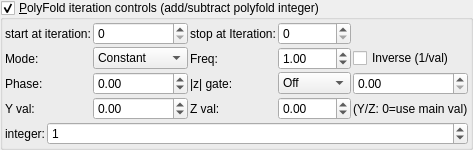
    <widget class="MyGroupBox" name="groupCheck_transf_function_enabledB_false">
     <property name="title">
      <string>&amp;PolyFold iteration controls (add/subtract polyfold integer)</string>
     </property>
     <property name="checkable">
      <bool>true</bool>
     </property>
     <layout class="QVBoxLayout" name="verticalLayout_11" stretch="0,0">
      <property name="spacing">
       <number>2</number>
      </property>
      <property name="leftMargin">
       <number>2</number>
      </property>
      <property name="topMargin">
       <number>2</number>
      </property>
      <property name="rightMargin">
       <number>2</number>
      </property>
      <property name="bottomMargin">
       <number>2</number>
      </property>
      <item>
       <layout class="QGridLayout" name="gridLayout_4">
        <property name="spacing">
         <number>2</number>
        </property>
        <item row="0" column="1">
         <widget class="MySpinBox" name="spinboxInt_transf_multiplier_start_iter_1">
          <property name="sizePolicy">
           <sizepolicy hsizetype="Minimum" vsizetype="Maximum">
            <horstretch>0</horstretch>
            <verstretch>0</verstretch>
           </sizepolicy>
          </property>
          <property name="minimum">
           <number>0</number>
          </property>
          <property name="maximum">
           <number>999</number>
          </property>
          <property name="value">
           <number>0</number>
          </property>
         </widget>
        </item>
        <item row="0" column="0">
         <widget class="QLabel" name="label_54">
          <property name="text">
           <string>start at iteration:</string>
          </property>
         </widget>
        </item>
        <item row="0" column="2">
         <widget class="QLabel" name="label_55">
          <property name="text">
           <string>stop at Iteration:</string>
          </property>
         </widget>
        </item>
        <item row="0" column="3">
         <widget class="MySpinBox" name="spinboxInt_transf_multiplier_stop_iter_1">
          <property name="sizePolicy">
           <sizepolicy hsizetype="Minimum" vsizetype="Maximum">
            <horstretch>0</horstretch>
            <verstretch>0</verstretch>
           </sizepolicy>
          </property>
          <property name="maximum">
           <number>999</number>
          </property>
         </widget>
        </item>
      <item row="1" column="0">
       <widget class="QLabel"><property name="text"><string>Mode:</string></property></widget>
      </item>
      <item row="1" column="1">
       <widget class="MyComboBox" name="comboBox_transf_multiplier_value_mode_1">
        <item><property name="text"><string notr="true">Constant</string></property></item>
        <item><property name="text"><string notr="true">Sine</string></property></item>
        <item><property name="text"><string notr="true">Ramp</string></property></item>
        <item><property name="text"><string notr="true">Exponential</string></property></item>
        <item><property name="text"><string notr="true">Triangle</string></property></item>
        <item><property name="text"><string notr="true">Square</string></property></item>
        <item><property name="text"><string notr="true">Smoothstep</string></property></item>
        <item><property name="text"><string notr="true">Noise</string></property></item>
        <item><property name="text"><string notr="true">Ping-pong</string></property></item>
        <item><property name="text"><string notr="true">Stepped</string></property></item>
       </widget>
      </item>
      <item row="1" column="2">
       <widget class="QLabel"><property name="text"><string>Freq:</string></property></widget>
      </item>
      <item row="1" column="3">
       <widget class="MyDoubleSpinBox" name="spinbox_transf_multiplier_frequency_1">
        <property name="minimum"><double>0.01</double></property><property name="maximum"><double>100.0</double></property>
        <property name="singleStep"><double>0.1</double></property><property name="value"><double>1.0</double></property>
       </widget>
      </item>
      <item row="1" column="4" colspan="2">
       <widget class="MyCheckBox" name="checkBox_transf_multiplier_inverse_1">
        <property name="text"><string>Inverse (1/val)</string></property>
       </widget>
      </item>
      <item row="2" column="0">
       <widget class="QLabel"><property name="text"><string>Phase:</string></property></widget>
      </item>
      <item row="2" column="1">
       <widget class="MyDoubleSpinBox" name="spinbox_transf_multiplier_phase_1">
        <property name="minimum"><double>-10.0</double></property><property name="maximum"><double>10.0</double></property>
        <property name="singleStep"><double>0.1</double></property><property name="value"><double>0.0</double></property>
       </widget>
      </item>
      <item row="2" column="2">
       <widget class="QLabel"><property name="text"><string>|z| gate:</string></property></widget>
      </item>
      <item row="2" column="3">
       <widget class="MyComboBox" name="comboBox_transf_multiplier_threshold_mode_1">
        <item><property name="text"><string notr="true">Off</string></property></item>
        <item><property name="text"><string notr="true">&gt; thresh</string></property></item>
        <item><property name="text"><string notr="true">&lt; thresh</string></property></item>
       </widget>
      </item>
      <item row="2" column="4" colspan="2">
       <widget class="MyDoubleSpinBox" name="spinbox_transf_multiplier_threshold_1">
        <property name="minimum"><double>0.0</double></property><property name="maximum"><double>1000.0</double></property>
        <property name="singleStep"><double>0.1</double></property><property name="value"><double>0.0</double></property>
       </widget>
      </item>
      <item row="3" column="0">
       <widget class="QLabel"><property name="text"><string>Y val:</string></property></widget>
      </item>
      <item row="3" column="1">
       <widget class="MyDoubleSpinBox" name="spinbox_transf_multiplier_scale_y_1">
        <property name="minimum"><double>-100.0</double></property><property name="maximum"><double>100.0</double></property>
        <property name="singleStep"><double>0.01</double></property><property name="value"><double>0.0</double></property>
       </widget>
      </item>
      <item row="3" column="2">
       <widget class="QLabel"><property name="text"><string>Z val:</string></property></widget>
      </item>
      <item row="3" column="3">
       <widget class="MyDoubleSpinBox" name="spinbox_transf_multiplier_scale_z_1">
        <property name="minimum"><double>-100.0</double></property><property name="maximum"><double>100.0</double></property>
        <property name="singleStep"><double>0.01</double></property><property name="value"><double>0.0</double></property>
       </widget>
      </item>
      <item row="3" column="4" colspan="2">
       <widget class="QLabel"><property name="text"><string notr="true">(Y/Z: 0=use main val)</string></property></widget>
      </item>
       </layout>
      </item>
      <item>
       <layout class="QGridLayout" name="gridLayout_5" columnstretch="0,1">
        <property name="spacing">
         <number>2</number>
        </property>
        <item row="0" column="0">
         <widget class="QLabel" name="label_148">
          <property name="text">
           <string>integer:</string>
          </property>
         </widget>
        </item>
        <item row="0" column="1">
         <widget class="MySpinBox" name="spinboxInt_transf_int_1">
          <property name="sizePolicy">
           <sizepolicy hsizetype="Minimum" vsizetype="Maximum">
            <horstretch>0</horstretch>
            <verstretch>0</verstretch>
           </sizepolicy>
          </property>
          <property name="minimum">
           <number>-99</number>
          </property>
          <property name="maximum">
           <number>99</number>
          </property>
          <property name="value">
           <number>1</number>
          </property>
         </widget>
        </item>
       </layout>
      </item>
     </layout>
    </widget>
